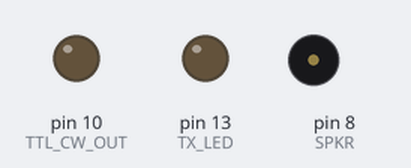
This sketch was run on a simulated Arduino Uno, built with avr-gcc and run on an emulated ATmega328P. Shown: output pins drawn as LEDs (lit = HIGH), buzzer (waves = sounding). What the sketch prints to the serial monitor is not drawn.

Above: at 2.8 s.
At 21.3 s:
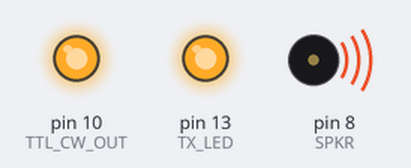
Timing chart, 0 to 27.9 s (numbered marks = the images above):
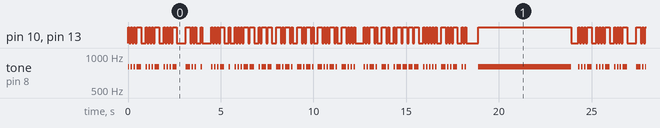

The sketch:

VE3WCC_Beacon_Arduino_ZAZ.ino
```cpp
/*
 __      ________ ______          _______ _____
 \ \    / /  ____|___ \ \        / / ____/ ____|
  \ \  / /| |__    __) \ \  /\  / / |   | |
   \ \/ / |  __|  |__ < \ \/  \/ /| |   | |
    \  /  | |____ ___) | \  /\  / | |___| |____
     \/   |______|____/   \/  \/   \_____\_____|

 CW Beacon ID generator. Designed to run on an Arduino Uno.
 By Bertrand Zauhar, VE2ZAZ, November 2021

*/

// Constants
#define TX_LED 13                 // The LED that indicates keydown. Flashes with the CW keying
#define TTL_CW_OUT 10             // The output pin keying the transmitter(s), active high
#define SPKR 8                    // The pin assigned to a tone sent to a speaker

// Global Variables
char          TxStr_pos;          // Used to keep track of the current character position in the string
unsigned int  DitDuration = 80;   // This sets the entire CW sending speed

// Character Morse Code Table
char* MorseCode[] =
{
  ".-",     // A
  "-...",   // B
  "-.-.",   // C
  "-..",    // D
  ".",      // E
  "..-.",   // F
  "--.",    // G
  "....",   // H
  "..",     // I
  ".---",   // J
  "-.-",    // K
  ".-..",   // L
  "--",     // M
  "-.",     // N
  "---",    // O
  ".--.",   // P
  "--.-",   // Q
  ".-.",    // R
  "...",    // S
  "-",      // T
  "..-",    // U
  "...-",   // V
  ".--",    // W
  "-..-",   // X
  "-.--",   // Y
  "--.."    // Z
};

// Number Morse Code Table
char* Numbers[] =
{
  "-----",   // 0
  ".----",   // 1
  "..---",   // 2
  "...--",   // 3
  "....-",   // 4
  ".....",   // 5
  "-....",   // 6
  "--...",   // 7
  "---..",   // 8
  "----."    // 9
};

String Tx_String = "VVV DE VE3WCC/B FN15XI";                  // Diefenbunker's location. CW ID must only use letters, numbers, "/" and spaces,
                                                              // otherwise the required "special" characters must be added in the code below
// This function sends the entire CW ID message
void Send_CW_Mess(int ditdelay)
{
  char TxCharacter;
  TxStr_pos = 0;
  while (TxStr_pos < Tx_String.length())                       // This loop will go through the entire Tx CW ID string
  {
    TxCharacter = Tx_String[TxStr_pos];
    Serial.print(TxCharacter);
     // Letters
    if (TxCharacter >= 'A' && TxCharacter <= 'Z')              // Treat the character case
    {
       // Call the Character element then send morse code equivalent
      SendCharacter(MorseCode[TxCharacter - 'A'],ditdelay);    // Uses ascii code to locate character
    }
     else if (TxCharacter >= '0' && TxCharacter <= '9')        // Treat the number case
    {
       // Call Number's Element then send morse code equivalent
      SendCharacter(Numbers[TxCharacter - '0'],ditdelay);      // Uses ascii code to locate character
    }
     // Special character cases
    else if (TxCharacter == '/')                               // Forward slash

    {
      SendCharacter("-..-.",ditdelay);
    }
    else if (TxCharacter == ' ')                               // A space, equivalent to a Dah
    {
      delay(ditdelay*3);
    }
    TxStr_pos++;
    Serial.print(" ");
  }
  Serial.print("\n");
}

// This function sends a single character
void SendCharacter (char* Character,int ditdelay)
{
  char i = 0;
  while (Character[i] != '\0')                    // Arrays have \0 at their end
  {
    SendDitDah(Character[i],ditdelay);            // Send the Dit or Dah
    i++;
  }
  delay(ditdelay*2);                              // Delay between every character
}

// This function sends a Dit or a Dah
void SendDitDah (char DitDah_data,int ditdelay)
{
  KeyDown();                                      // Turn LED / CW Output / speaker tone ON
  Serial.print(DitDah_data);
  if (DitDah_data == '.') delay(ditdelay);        // Dah case
  else if (DitDah_data == '-') delay(ditdelay*3); // Dit case
  KeyUp();                                        // Turn LED / CW Output / speaker tone OFF
  delay(ditdelay);                                // Delay before the following dit/dah
}

// This function puts the transmitter(s) in keydown state and turns on the LED and speaker tone
void KeyDown()
{
  digitalWrite(TTL_CW_OUT,HIGH);
  digitalWrite(TX_LED,HIGH);
  tone(SPKR, 800);
}

// This function puts the transmitter(s) in idle state and turns off the LED and speaker tone
void KeyUp()
{
  digitalWrite(TTL_CW_OUT,LOW);
  digitalWrite(TX_LED,LOW);
  noTone(SPKR);
}

// Main Arduino setup function
void setup()
{
  Serial.begin(9600);                     // Open serial port (USB) at 9600 bps
  digitalWrite(TX_LED, LOW);              // Tx LED definition and initial state
  pinMode(TX_LED, OUTPUT);                //             "
  digitalWrite(TTL_CW_OUT,LOW);           // TTL morse signal definition and initial state
  pinMode(TTL_CW_OUT, OUTPUT);            //             "
  pinMode(SPKR, OUTPUT) ;                 // Definition of speaker pin
}

// Main Arduino loop
void loop()
{
   // Send the CW ID message
  Send_CW_Mess(DitDuration);
   // Send keydown for 5 seconds
  delay(400);                             // Pause to separate keydown from CW
  KeyDown();                              // keydown for 5 seconds
  Serial.println("Keydown");              //          "
  delay(5000);                            //          "
  KeyUp();                                // keyup
  delay(400);                             // Pause to separate CW from keydown
}
```

Measured:
- by itself, pin 10 (TTL_CW_OUT), pin 13 (TX_LED): moves between LOW and HIGH, repeating every 24.3 s
- by itself, tone on pin 8 (SPKR): plays 800 Hz for 0.08 s, 800 Hz for 0.08 s, 800 Hz for 0.08 s, 800 Hz for 0.24 s, 800 Hz for 0.08 s, 800 Hz for 0.08 s … (377 notes in this stretch)
